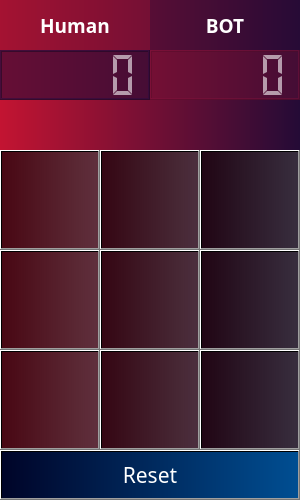
<?xml version="1.0" encoding="UTF-8"?>
<ui version="4.0">
 <class>MainWindow</class>
 <widget class="QMainWindow" name="MainWindow">
  <property name="geometry">
   <rect>
    <x>0</x>
    <y>0</y>
    <width>300</width>
    <height>500</height>
   </rect>
  </property>
  <property name="windowTitle">
   <string>MainWindow</string>
  </property>
  <property name="styleSheet">
   <string notr="true">background-color: qlineargradient(spread:pad, x1:0, y1:0, x2:1, y2:0, stop:0 rgba(195, 20, 50, 255), stop:1 rgba(36, 11, 54, 255));</string>
  </property>
  <widget class="QWidget" name="centralWidget">
   <widget class="QLabel" name="LabelHuman">
    <property name="geometry">
     <rect>
      <x>0</x>
      <y>0</y>
      <width>150</width>
      <height>50</height>
     </rect>
    </property>
    <property name="font">
     <font>
      <family>Microsoft JhengHei</family>
      <pointsize>14</pointsize>
      <weight>75</weight>
      <bold>true</bold>
      <underline>false</underline>
     </font>
    </property>
    <property name="styleSheet">
     <string notr="true">color: rgba(255, 255, 255, 255);
background-color: rgba(117, 16, 52, 100);</string>
    </property>
    <property name="text">
     <string>Human</string>
    </property>
    <property name="alignment">
     <set>Qt::AlignCenter</set>
    </property>
   </widget>
   <widget class="QLabel" name="LabelBOT">
    <property name="geometry">
     <rect>
      <x>150</x>
      <y>0</y>
      <width>150</width>
      <height>50</height>
     </rect>
    </property>
    <property name="font">
     <font>
      <family>Microsoft JhengHei</family>
      <pointsize>14</pointsize>
      <weight>75</weight>
      <bold>true</bold>
      <underline>false</underline>
     </font>
    </property>
    <property name="styleSheet">
     <string notr="true">color: rgba(255, 255, 255, 255);
background-color: rgba(43, 11, 54, 100);</string>
    </property>
    <property name="text">
     <string>BOT</string>
    </property>
    <property name="alignment">
     <set>Qt::AlignCenter</set>
    </property>
   </widget>
   <widget class="QLCDNumber" name="lcdNumberHuman">
    <property name="geometry">
     <rect>
      <x>0</x>
      <y>50</y>
      <width>150</width>
      <height>50</height>
     </rect>
    </property>
    <property name="styleSheet">
     <string notr="true">color:rgb(255,255,255,150);
background-color: rgb(38, 11, 54,150);</string>
    </property>
    <property name="smallDecimalPoint">
     <bool>false</bool>
    </property>
    <property name="segmentStyle">
     <enum>QLCDNumber::Flat</enum>
    </property>
   </widget>
   <widget class="QLCDNumber" name="lcdNumberHuman_2">
    <property name="geometry">
     <rect>
      <x>150</x>
      <y>50</y>
      <width>150</width>
      <height>50</height>
     </rect>
    </property>
    <property name="styleSheet">
     <string notr="true">color:rgb(255,255,255,150);
background-color: rgba(117, 16, 52, 100);</string>
    </property>
    <property name="smallDecimalPoint">
     <bool>false</bool>
    </property>
    <property name="segmentStyle">
     <enum>QLCDNumber::Flat</enum>
    </property>
   </widget>
   <widget class="QPushButton" name="pushButton1">
    <property name="geometry">
     <rect>
      <x>0</x>
      <y>150</y>
      <width>100</width>
      <height>100</height>
     </rect>
    </property>
    <property name="font">
     <font>
      <family>Segoe Print</family>
      <pointsize>16</pointsize>
      <weight>75</weight>
      <bold>true</bold>
     </font>
    </property>
    <property name="styleSheet">
     <string notr="true">background-color: qlineargradient(spread:pad, x1:0, y1:0, x2:1, y2:0, stop:0 rgba(0, 0, 0, 160), stop:1 rgba(67, 67, 67, 160));
border-color: rgb(0, 0, 0);
color:rgb(255,255,255);</string>
    </property>
    <property name="text">
     <string/>
    </property>
   </widget>
   <widget class="QPushButton" name="pushButton2">
    <property name="geometry">
     <rect>
      <x>100</x>
      <y>150</y>
      <width>100</width>
      <height>100</height>
     </rect>
    </property>
    <property name="font">
     <font>
      <family>Segoe Print</family>
      <pointsize>16</pointsize>
      <weight>75</weight>
      <bold>true</bold>
     </font>
    </property>
    <property name="styleSheet">
     <string notr="true">background-color: qlineargradient(spread:pad, x1:0, y1:0, x2:1, y2:0, stop:0 rgba(0, 0, 0, 160), stop:1 rgba(67, 67, 67, 160));
border-color: rgb(0, 0, 0);
color:rgb(255,255,255);</string>
    </property>
    <property name="text">
     <string/>
    </property>
   </widget>
   <widget class="QPushButton" name="pushButton3">
    <property name="geometry">
     <rect>
      <x>200</x>
      <y>150</y>
      <width>100</width>
      <height>100</height>
     </rect>
    </property>
    <property name="font">
     <font>
      <family>Segoe Print</family>
      <pointsize>16</pointsize>
      <weight>75</weight>
      <bold>true</bold>
     </font>
    </property>
    <property name="styleSheet">
     <string notr="true">background-color: qlineargradient(spread:pad, x1:0, y1:0, x2:1, y2:0, stop:0 rgba(0, 0, 0, 160), stop:1 rgba(67, 67, 67, 160));
border-color: rgb(0, 0, 0);
color:rgb(255,255,255);</string>
    </property>
    <property name="text">
     <string/>
    </property>
   </widget>
   <widget class="QPushButton" name="pushButton6">
    <property name="geometry">
     <rect>
      <x>200</x>
      <y>250</y>
      <width>100</width>
      <height>100</height>
     </rect>
    </property>
    <property name="font">
     <font>
      <family>Segoe Print</family>
      <pointsize>16</pointsize>
      <weight>75</weight>
      <bold>true</bold>
     </font>
    </property>
    <property name="styleSheet">
     <string notr="true">background-color: qlineargradient(spread:pad, x1:0, y1:0, x2:1, y2:0, stop:0 rgba(0, 0, 0, 160), stop:1 rgba(67, 67, 67, 160));
border-color: rgb(0, 0, 0);
color:rgb(255,255,255);</string>
    </property>
    <property name="text">
     <string/>
    </property>
   </widget>
   <widget class="QPushButton" name="pushButton4">
    <property name="geometry">
     <rect>
      <x>0</x>
      <y>250</y>
      <width>100</width>
      <height>100</height>
     </rect>
    </property>
    <property name="font">
     <font>
      <family>Segoe Print</family>
      <pointsize>16</pointsize>
      <weight>75</weight>
      <bold>true</bold>
     </font>
    </property>
    <property name="styleSheet">
     <string notr="true">background-color: qlineargradient(spread:pad, x1:0, y1:0, x2:1, y2:0, stop:0 rgba(0, 0, 0, 160), stop:1 rgba(67, 67, 67, 160));
border-color: rgb(0, 0, 0);
color:rgb(255,255,255);</string>
    </property>
    <property name="text">
     <string/>
    </property>
   </widget>
   <widget class="QPushButton" name="pushButton5">
    <property name="geometry">
     <rect>
      <x>100</x>
      <y>250</y>
      <width>100</width>
      <height>100</height>
     </rect>
    </property>
    <property name="font">
     <font>
      <family>Segoe Print</family>
      <pointsize>16</pointsize>
      <weight>75</weight>
      <bold>true</bold>
     </font>
    </property>
    <property name="styleSheet">
     <string notr="true">background-color: qlineargradient(spread:pad, x1:0, y1:0, x2:1, y2:0, stop:0 rgba(0, 0, 0, 160), stop:1 rgba(67, 67, 67, 160));
border-color: rgb(0, 0, 0);
color:rgb(255,255,255);</string>
    </property>
    <property name="text">
     <string/>
    </property>
   </widget>
   <widget class="QPushButton" name="pushButton7">
    <property name="geometry">
     <rect>
      <x>0</x>
      <y>350</y>
      <width>100</width>
      <height>100</height>
     </rect>
    </property>
    <property name="font">
     <font>
      <family>Segoe Print</family>
      <pointsize>16</pointsize>
      <weight>75</weight>
      <bold>true</bold>
     </font>
    </property>
    <property name="styleSheet">
     <string notr="true">background-color: qlineargradient(spread:pad, x1:0, y1:0, x2:1, y2:0, stop:0 rgba(0, 0, 0, 160), stop:1 rgba(67, 67, 67, 160));
border-color: rgb(0, 0, 0);
color:rgb(255,255,255);</string>
    </property>
    <property name="text">
     <string/>
    </property>
   </widget>
   <widget class="QPushButton" name="pushButton9">
    <property name="geometry">
     <rect>
      <x>200</x>
      <y>350</y>
      <width>100</width>
      <height>100</height>
     </rect>
    </property>
    <property name="font">
     <font>
      <family>Segoe Print</family>
      <pointsize>16</pointsize>
      <weight>75</weight>
      <bold>true</bold>
     </font>
    </property>
    <property name="styleSheet">
     <string notr="true">background-color: qlineargradient(spread:pad, x1:0, y1:0, x2:1, y2:0, stop:0 rgba(0, 0, 0, 160), stop:1 rgba(67, 67, 67, 160));
border-color: rgb(0, 0, 0);
color:rgb(255,255,255);</string>
    </property>
    <property name="text">
     <string/>
    </property>
   </widget>
   <widget class="QPushButton" name="pushButton8">
    <property name="geometry">
     <rect>
      <x>100</x>
      <y>350</y>
      <width>100</width>
      <height>100</height>
     </rect>
    </property>
    <property name="font">
     <font>
      <family>Segoe Print</family>
      <pointsize>16</pointsize>
      <weight>75</weight>
      <bold>true</bold>
     </font>
    </property>
    <property name="styleSheet">
     <string notr="true">background-color: qlineargradient(spread:pad, x1:0, y1:0, x2:1, y2:0, stop:0 rgba(0, 0, 0, 160), stop:1 rgba(67, 67, 67, 160));
border-color: rgb(0, 0, 0);
color:rgb(255,255,255);</string>
    </property>
    <property name="text">
     <string/>
    </property>
   </widget>
   <widget class="QPushButton" name="pushButton">
    <property name="geometry">
     <rect>
      <x>0</x>
      <y>450</y>
      <width>300</width>
      <height>50</height>
     </rect>
    </property>
    <property name="font">
     <font>
      <family>Franklin Gothic Heavy</family>
      <pointsize>16</pointsize>
     </font>
    </property>
    <property name="cursor">
     <cursorShape>OpenHandCursor</cursorShape>
    </property>
    <property name="styleSheet">
     <string notr="true">background-color: qlineargradient(spread:pad, x1:0, y1:0, x2:1, y2:0, stop:0 rgba(0, 4, 40, 255), stop:1 rgba(0, 78, 146, 255));

color: white;</string>
    </property>
    <property name="text">
     <string>Reset</string>
    </property>
   </widget>
  </widget>
 </widget>
 <layoutdefault spacing="6" margin="11"/>
 <resources/>
 <connections/>
</ui>
